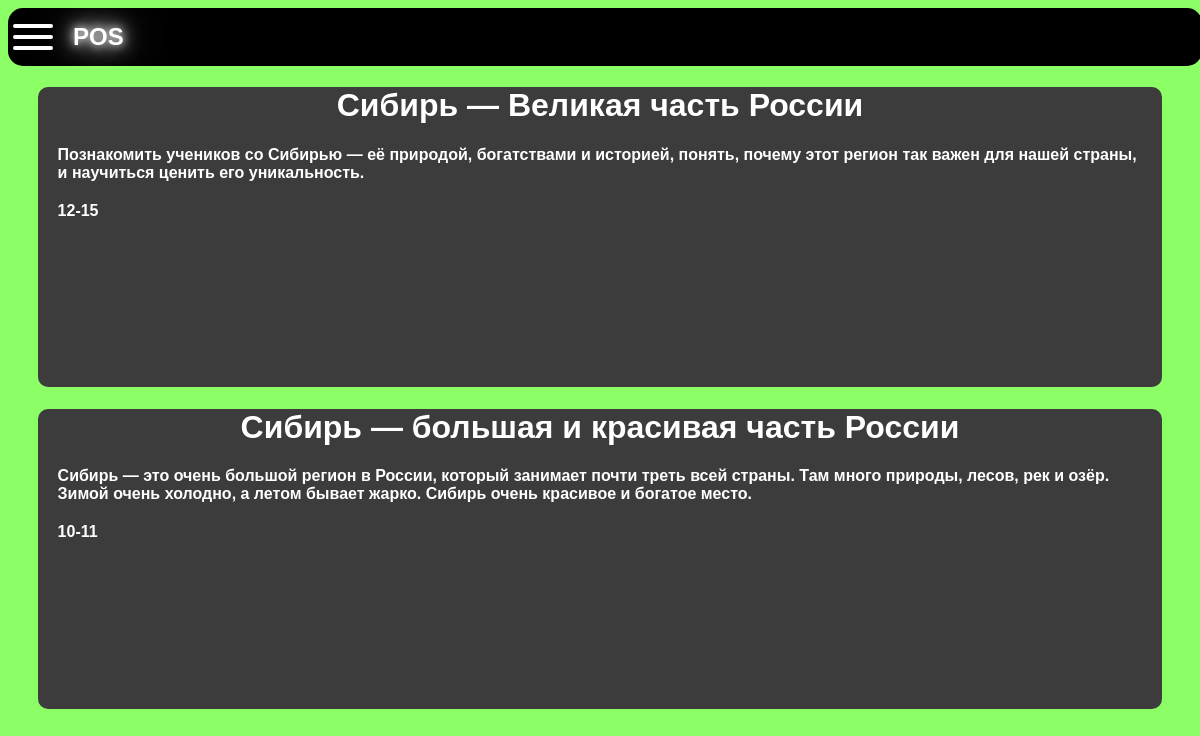
Screenshot of /all with the database file from the repository.
### tables this page shows
CREATE TABLE lesons(
                id INTEGER PRIMARY KEY AUTOINCREMENT,
                theme string,
                who string,
                time int,
                title string,
                age string, 
                target string, 
                intro string, 
                main string, 
                reflection string,
                conclusion string
                );

### server.py (the view)
@app.route('/all')
def show_all():
    cur.execute(f"SELECT id, title, age, target FROM lesons ")
    return render_template('blog.html', posts=cur.fetchall())

### templates/blog.html (shortened to what this page needs)
<!DOCTYPE html>
<html lang="ru">
<head>
<link rel="stylesheet" href="{{ url_for('static', filename='css/style.css') }}"/>
</head>
<body>
  <header>
    <div class="menu">
      <label for="burger-checkbox" class="burger"></label>
    </div>
    <h2 class="text">POS</h2></br>
  </header>
  <div id="posts">
  {% for post in posts %}
  <a href="{{ url_for('show_post', post_id=post[0]) }}">
    <div class="post">
      <h1 class="text">{{ post[1] }}</h3>
      <p style="margin: 20px;" class="text" >{{ post[2]  }}</p>
      <p style="margin: 20px;" class="text" >{{ post[3]  }}</p>
    </div>
  </a>
  {% endfor %}
  </div>
</body>
</html>

### static/css/style.css (style rules this page uses)
h2 { text-shadow: 0 0 10px #ffffff, 0 0 20px #ffffff, 0 0 40px #ffffff; text-align: center; }
header { display: flex; align-items: center; height: 6vh; background-color: #000000; border-radius: 15px; gap: 20px; padding: 5px; position: sticky; top: 0; z-index: 1; width: 100%; }
body { background-color: #8bff65; }
.text { font-family: "Google Sans", sans-serif; font-optical-sizing: auto; font-weight: bold; font-style: normal; font-variation-settings: "GRAD" 200; color: rgb(255, 255, 255); }
.burger { position: relative; z-index: 1; cursor: pointer; display: block; position: relative; border: none; background: transparent; width: 40px; height: 26px; }
.burger::before, .burger::after { content: ''; left: 0; position: absolute; display: block; width: 100%; height: 4px; border-radius: 10px; background: rgb(255, 255, 255); }
.burger::before { top: 0; box-shadow: 0 11px 0 rgb(255, 255, 255); transition: box-shadow .3s .15s, top .3s .15s, transform .3s; }
.burger::after { bottom: 0; transition: bottom .3s .15s, transform .3s; }
.post { background-color: #3c3c3c; height: 300px; margin: 0 auto; width: 95%; transition: all 0.2s cubic-bezier(0.33, 1, 0.68, 1); border-radius: 10px; }
h1 { text-align: center; }
a { text-decoration: none; transition: all 0.2s cubic-bezier(0.33, 1, 0.68, 1); }

### rows the page displays
lesons: title "Сибирь — Великая часть России", age "Познакомить учеников со Сибирью — её природой, богатствами и историей, понять, почему этот регион так важен для нашей страны, и научиться ценить его уникальность.", target "12-15"
lesons: title "Сибирь — большая и красивая часть России", age "Сибирь — это очень большой регион в России, который занимает почти треть всей страны. Там много природы, лесов, рек и озёр. Зимой очень холодно, а летом бывает жарко. Сибирь очень красивое и богатое место.", target "10-11"
